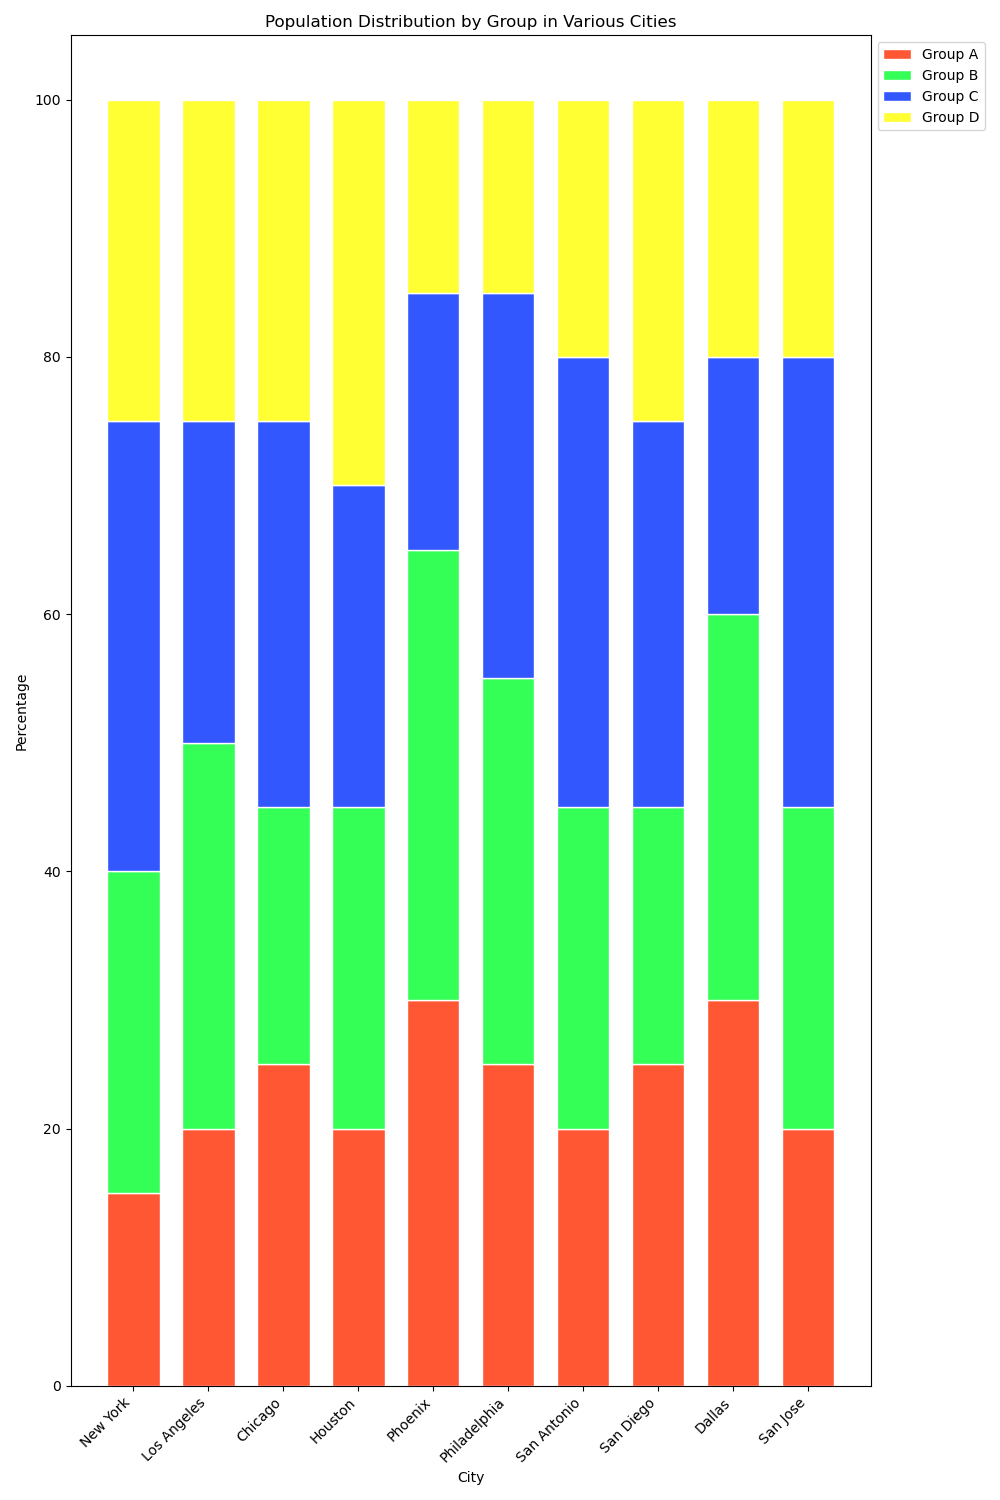

Python code for this plot:
import matplotlib.pyplot as plt
import numpy as np

data = {
    'Category': ['New York', 'Los Angeles', 'Chicago', 'Houston', 'Phoenix', 'Philadelphia', 'San Antonio', 'San Diego', 'Dallas', 'San Jose'],
    'Group A': [15, 20, 25, 20, 30, 25, 20, 25, 30, 20],
    'Group B': [25, 30, 20, 25, 35, 30, 25, 20, 30, 25],
    'Group C': [35, 25, 30, 25, 20, 30, 35, 30, 20, 35],
    'Group D': [25, 25, 25, 30, 15, 15, 20, 25, 20, 20]
}

categories = data['Category']
group_A = data['Group A']
group_B = data['Group B']
group_C = data['Group C']
group_D = data['Group D']

barWidth = 0.7
r = np.arange(len(categories))

plt.figure(figsize=(10, 15))

plt.bar(r, group_A, color='#FF5733', edgecolor='white', width=barWidth, label='Group A')
plt.bar(r, group_B, color='#33FF57', edgecolor='white', width=barWidth, bottom=group_A, label='Group B')
plt.bar(r, group_C, color='#3357FF', edgecolor='white', width=barWidth, bottom=np.add(group_A, group_B), label='Group C')
plt.bar(r, group_D, color='#FFFF33', edgecolor='white', width=barWidth, bottom=np.add(np.add(group_A, group_B), group_C), label='Group D')

plt.ylabel('Percentage')
plt.xlabel('City')
plt.title('Population Distribution by Group in Various Cities')
plt.xticks(r, categories, rotation=45, ha='right')
plt.legend(loc='upper left', bbox_to_anchor=(1, 1))

plt.tight_layout()
plt.show()
